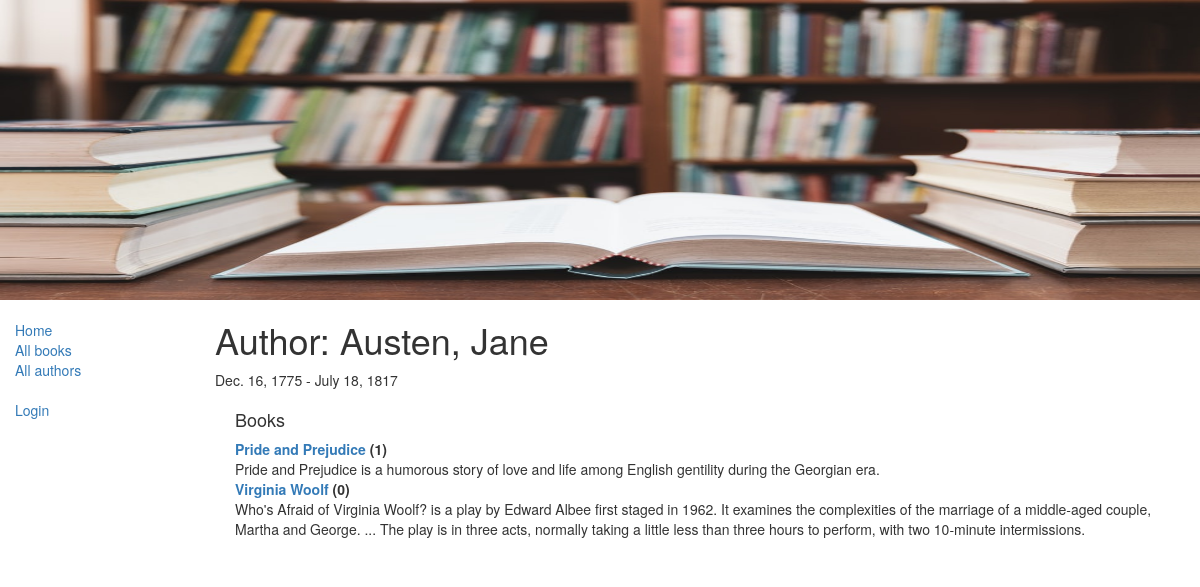
The page /catalog/author/9 on the database its author committed.
### catalog/models.py (models this page shows, shortened)
class Author(models.Model):
	first_name = models.CharField(max_length=100)
	last_name = models.CharField(max_length=100)
	date_of_birth = models.DateField(null=True, blank=True)
	date_of_death = models.DateField('Died', null=True, blank=True)
	class Meta:
		ordering = ["last_name","first_name"]
	def __str__(self):
		return '{0}, {1}'.format(self.last_name,self.first_name)

class Book(models.Model):
	title = models.CharField(max_length=200)
	author = models.ForeignKey('Author', on_delete=models.SET_NULL, null=True)
	summary = models.TextField(max_length=1000, help_text='Enter a brief description of the book')
	isbn = models.CharField('ISBN',max_length=13, help_text='13 Character <a href="https://www.isbn-international.org/content/what-isbn">ISBN number</a>')
	genre = models.ManyToManyField(Genre, help_text='Select a genre for this book')
	def __str__(self):
		return self.title

### catalog/views.py (the view)
# urls.py: path('author/<int:pk>', views.AuthorDetailView.as_view(), name='author-detail'),
class AuthorDetailView(generic.DetailView):
	model = Author

### catalog/templates/catalog/author_detail.html
{% extends "base_generic.html" %}
{% block content %}
<h1>Author: {{ author }} </h1>
<p>{{author.date_of_birth}} - {% if author.date_of_death %}{{author.date_of_death}}{% endif %}</p>
<div style="margin-left:20px;margin-top:20px">
<h4>Books</h4>
<dl>
{% for book in author.book_set.all %}
  <dt><a href="{% url 'book-detail' book.pk %}">{{book}}</a> ({{book.bookinstance_set.all.count}})</dt>
  <dd>{{book.summary}}</dd>
{% endfor %}
</dl>
</div>
{% endblock %}

### rows shown on the page
Author: last_name+first_name "Austen, Jane", date_of_birth "Dec. 16, 1775", date_of_death "July 18, 1817"
Book: title "Pride and Prejudice", bookinstance_set.all.count "1", summary "Pride and Prejudice is a humorous story of love and life among English gentility during the Georgian era."
Book: title "Virginia Woolf", bookinstance_set.all.count "0", summary "Who's Afraid of Virginia Woolf? is a play by Edward Albee first staged in 1962. It examines the complexities of the marriage of a middle-aged couple, Martha and George. ... The play is in three acts, normally taking a little less than three hours to perform, with two 10-minute intermissions."
